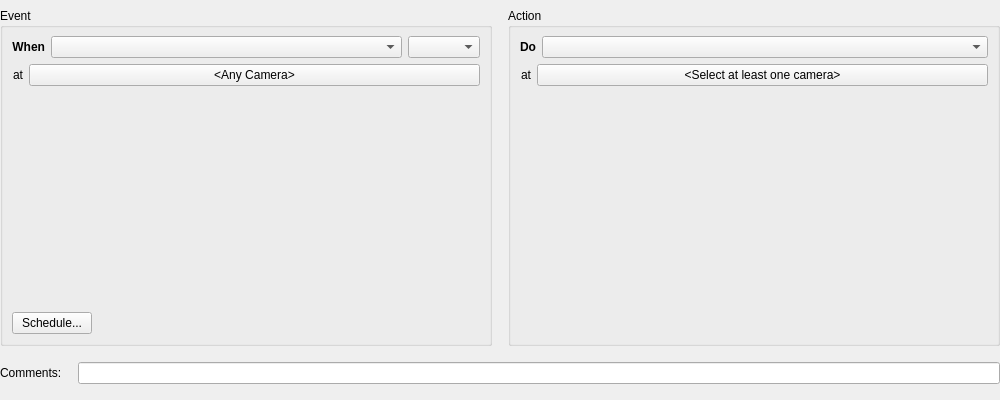
<?xml version="1.0" encoding="UTF-8"?>
<ui version="4.0">
 <class>BusinessRuleWidget</class>
 <widget class="QWidget" name="BusinessRuleWidget">
  <property name="geometry">
   <rect>
    <x>0</x>
    <y>0</y>
    <width>1000</width>
    <height>400</height>
   </rect>
  </property>
  <property name="sizePolicy">
   <sizepolicy hsizetype="Minimum" vsizetype="Fixed">
    <horstretch>0</horstretch>
    <verstretch>0</verstretch>
   </sizepolicy>
  </property>
  <property name="acceptDrops">
   <bool>true</bool>
  </property>
  <property name="windowTitle">
   <string/>
  </property>
  <layout class="QVBoxLayout" name="verticalLayout_3">
   <property name="spacing">
    <number>16</number>
   </property>
   <property name="leftMargin">
    <number>0</number>
   </property>
   <property name="topMargin">
    <number>0</number>
   </property>
   <property name="rightMargin">
    <number>0</number>
   </property>
   <property name="bottomMargin">
    <number>16</number>
   </property>
   <item>
    <layout class="QHBoxLayout" name="horizontalLayout_7" stretch="1,1">
     <property name="spacing">
      <number>16</number>
     </property>
     <property name="topMargin">
      <number>8</number>
     </property>
     <item>
      <widget class="QGroupBox" name="eventDefinitionGroupBox">
       <property name="acceptDrops">
        <bool>true</bool>
       </property>
       <property name="title">
        <string>Event</string>
       </property>
       <layout class="QVBoxLayout" name="verticalLayout">
        <property name="topMargin">
         <number>8</number>
        </property>
        <item>
         <layout class="QHBoxLayout" name="horizontalLayout_3" stretch="0,1,0">
          <item>
           <widget class="QLabel" name="eventDoLabel">
            <property name="font">
             <font>
              <weight>75</weight>
              <bold>true</bold>
             </font>
            </property>
            <property name="text">
             <string>When</string>
            </property>
            <property name="alignment">
             <set>Qt::AlignRight|Qt::AlignTrailing|Qt::AlignVCenter</set>
            </property>
           </widget>
          </item>
          <item>
           <widget class="QComboBox" name="eventTypeComboBox">
            <property name="maxVisibleItems">
             <number>100</number>
            </property>
           </widget>
          </item>
          <item>
           <widget class="QComboBox" name="eventStatesComboBox">
            <property name="currentIndex">
             <number>-1</number>
            </property>
            <property name="sizeAdjustPolicy">
             <enum>QComboBox::AdjustToContents</enum>
            </property>
           </widget>
          </item>
         </layout>
        </item>
        <item>
         <widget class="QWidget" name="eventResourcesWidget" native="true">
          <layout class="QHBoxLayout" name="eventResourceLayout">
           <property name="leftMargin">
            <number>0</number>
           </property>
           <property name="topMargin">
            <number>0</number>
           </property>
           <property name="rightMargin">
            <number>0</number>
           </property>
           <property name="bottomMargin">
            <number>0</number>
           </property>
           <item>
            <widget class="QLabel" name="eventAtLabel">
             <property name="acceptDrops">
              <bool>true</bool>
             </property>
             <property name="text">
              <string>at</string>
             </property>
             <property name="alignment">
              <set>Qt::AlignRight|Qt::AlignTrailing|Qt::AlignVCenter</set>
             </property>
            </widget>
           </item>
           <item>
            <widget class="QPushButton" name="eventResourcesHolder">
             <property name="sizePolicy">
              <sizepolicy hsizetype="MinimumExpanding" vsizetype="Fixed">
               <horstretch>0</horstretch>
               <verstretch>0</verstretch>
              </sizepolicy>
             </property>
             <property name="text">
              <string notr="true">&lt;Any Camera&gt;</string>
             </property>
            </widget>
           </item>
          </layout>
         </widget>
        </item>
        <item>
         <widget class="QWidget" name="eventParamsWidget" native="true">
          <property name="minimumSize">
           <size>
            <width>0</width>
            <height>30</height>
           </size>
          </property>
          <layout class="QVBoxLayout" name="eventParamsLayout">
           <property name="leftMargin">
            <number>0</number>
           </property>
           <property name="topMargin">
            <number>0</number>
           </property>
           <property name="rightMargin">
            <number>0</number>
           </property>
           <property name="bottomMargin">
            <number>0</number>
           </property>
          </layout>
         </widget>
        </item>
        <item>
         <spacer name="verticalSpacer">
          <property name="orientation">
           <enum>Qt::Vertical</enum>
          </property>
          <property name="sizeHint" stdset="0">
           <size>
            <width>20</width>
            <height>1</height>
           </size>
          </property>
         </spacer>
        </item>
        <item>
         <widget class="QPushButton" name="scheduleButton">
          <property name="sizePolicy">
           <sizepolicy hsizetype="Fixed" vsizetype="Fixed">
            <horstretch>0</horstretch>
            <verstretch>0</verstretch>
           </sizepolicy>
          </property>
          <property name="text">
           <string>Schedule...</string>
          </property>
         </widget>
        </item>
       </layout>
      </widget>
     </item>
     <item>
      <widget class="QGroupBox" name="actionDefinitionGroupBox">
       <property name="acceptDrops">
        <bool>true</bool>
       </property>
       <property name="title">
        <string>Action</string>
       </property>
       <layout class="QVBoxLayout" name="verticalLayout_2">
        <property name="topMargin">
         <number>8</number>
        </property>
        <item>
         <layout class="QHBoxLayout" name="horizontalLayout_4" stretch="0,1">
          <item>
           <widget class="QLabel" name="actionDoLabel">
            <property name="font">
             <font>
              <weight>75</weight>
              <bold>true</bold>
             </font>
            </property>
            <property name="text">
             <string>Do</string>
            </property>
            <property name="alignment">
             <set>Qt::AlignRight|Qt::AlignTrailing|Qt::AlignVCenter</set>
            </property>
           </widget>
          </item>
          <item>
           <widget class="QComboBox" name="actionTypeComboBox">
            <property name="minimumSize">
             <size>
              <width>155</width>
              <height>0</height>
             </size>
            </property>
            <property name="maxVisibleItems">
             <number>100</number>
            </property>
           </widget>
          </item>
         </layout>
        </item>
        <item>
         <widget class="QWidget" name="actionResourcesWidget" native="true">
          <layout class="QHBoxLayout" name="actionResourceLayout">
           <property name="leftMargin">
            <number>0</number>
           </property>
           <property name="topMargin">
            <number>0</number>
           </property>
           <property name="rightMargin">
            <number>0</number>
           </property>
           <property name="bottomMargin">
            <number>0</number>
           </property>
           <item>
            <widget class="QLabel" name="actionAtLabel">
             <property name="text">
              <string>at</string>
             </property>
             <property name="alignment">
              <set>Qt::AlignRight|Qt::AlignTrailing|Qt::AlignVCenter</set>
             </property>
            </widget>
           </item>
           <item>
            <widget class="QPushButton" name="actionResourcesHolder">
             <property name="sizePolicy">
              <sizepolicy hsizetype="MinimumExpanding" vsizetype="Fixed">
               <horstretch>0</horstretch>
               <verstretch>0</verstretch>
              </sizepolicy>
             </property>
             <property name="text">
              <string notr="true">&lt;Select at least one camera&gt;</string>
             </property>
            </widget>
           </item>
          </layout>
         </widget>
        </item>
        <item>
         <widget class="QnAggregationWidget" name="aggregationWidget" native="true"/>
        </item>
        <item>
         <widget class="QWidget" name="actionParamsWidget" native="true">
          <property name="minimumSize">
           <size>
            <width>0</width>
            <height>30</height>
           </size>
          </property>
          <layout class="QVBoxLayout" name="actionParamsLayout">
           <property name="spacing">
            <number>0</number>
           </property>
           <property name="leftMargin">
            <number>0</number>
           </property>
           <property name="topMargin">
            <number>0</number>
           </property>
           <property name="rightMargin">
            <number>0</number>
           </property>
           <property name="bottomMargin">
            <number>0</number>
           </property>
          </layout>
         </widget>
        </item>
        <item>
         <spacer name="verticalSpacer_2">
          <property name="orientation">
           <enum>Qt::Vertical</enum>
          </property>
          <property name="sizeHint" stdset="0">
           <size>
            <width>20</width>
            <height>1</height>
           </size>
          </property>
         </spacer>
        </item>
       </layout>
      </widget>
     </item>
    </layout>
   </item>
   <item>
    <layout class="QHBoxLayout" name="horizontalLayout">
     <item>
      <widget class="QLabel" name="commentLabel">
       <property name="text">
        <string>Comments:</string>
       </property>
      </widget>
     </item>
     <item>
      <widget class="QLineEdit" name="commentsLineEdit"/>
     </item>
    </layout>
   </item>
  </layout>
 </widget>
 <customwidgets>
  <customwidget>
   <class>QnAggregationWidget</class>
   <extends>QWidget</extends>
   <header location="global">ui/widgets/business/aggregation_widget.h</header>
   <container>1</container>
  </customwidget>
 </customwidgets>
 <resources/>
 <connections/>
</ui>
